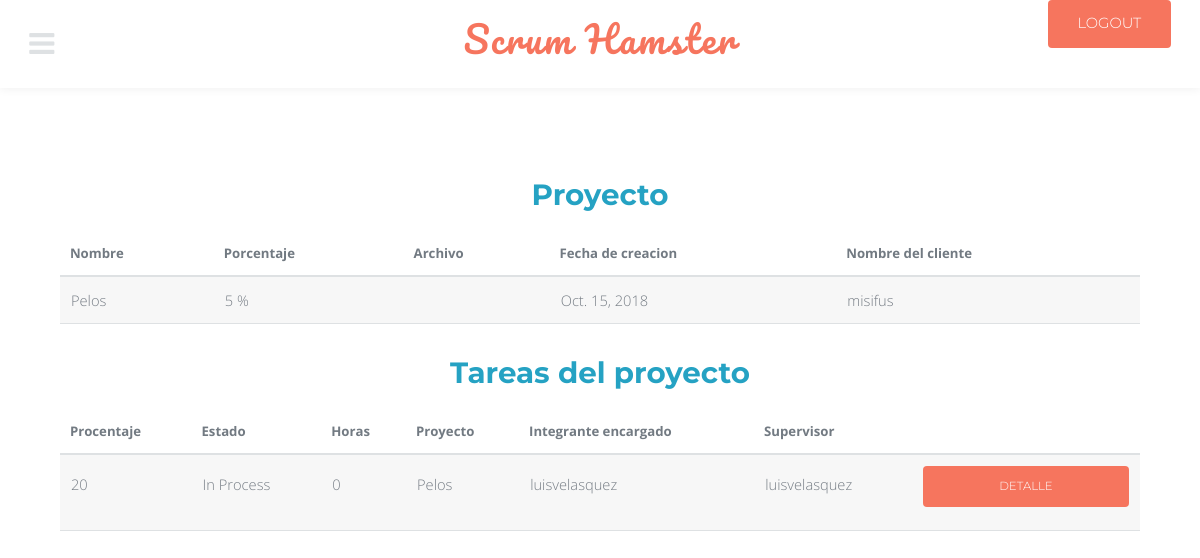
Before: /project_tasks/1/ (signed in) with the older database file.
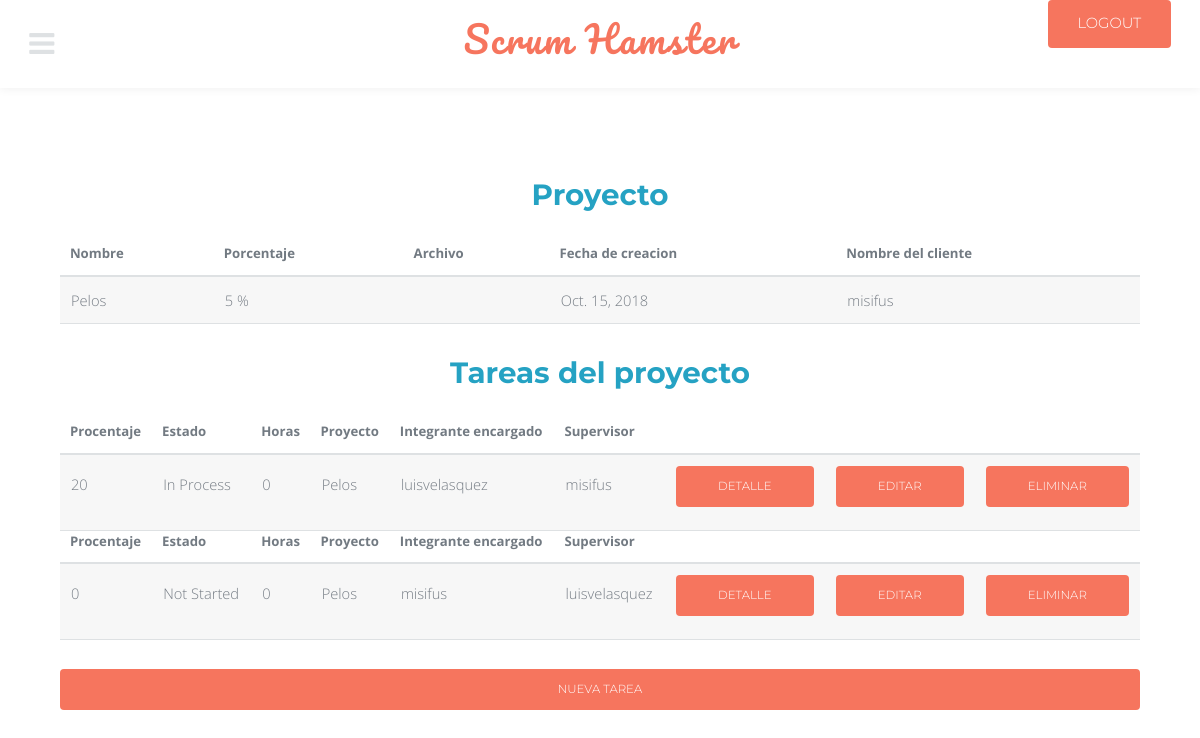
After: the same page with the newer database file.
### modules/models.py (models this page shows, shortened)
class task(models.Model):
    title = models.CharField(max_length = 50)
    percent = models.PositiveSmallIntegerField()
    state_choices = (
		('Not Started', 'Not Started'),
		('In Process', 'In Process'),
		('Finished', 'Finished'),
		)
    state = models.CharField(
		max_length = 12,
		choices = state_choices,
		default = 'Not Started',
		)
    hours = models.PositiveSmallIntegerField()
    project_id = models.ForeignKey(project, on_delete = models.CASCADE)
    user_in_charge = models.ForeignKey(User, on_delete = models.CASCADE, related_name = 'in_charge')
    user_supervisor = models.ForeignKey(User, on_delete = models.CASCADE, related_name = 'supervisor')

class project(models.Model):
    name = models.CharField(max_length = 75)
    percent = models.PositiveSmallIntegerField()
    created_at = models.DateField(auto_now_add = True)
    file = models.URLField(blank = True)
    client_id = models.ForeignKey(client, on_delete = models.CASCADE)
    def __str__(self):
        return '%s' % (self.name)

class rol(models.Model):
    rol_choices = (
		('Scrum Master', 'Scrum Master'),
		('Product Owner', 'Product Owner'),
		('Team/Developer', 'Team/Developer'),
		)
    rol = models.CharField(
		max_length = 15,
		choices = rol_choices,
		default = 'Team/Developer',
		)
    project_id = models.ForeignKey(project, on_delete = models.CASCADE)
    user_id = models.ForeignKey(User, on_delete = models.CASCADE)

### modules/views.py (the view)
# urls.py: path('project_tasks/<int:id>/', project_tasks, name = 'project_tasks'),
@login_required
def project_tasks(request, id):
    data_ = project.objects.get(id = id)
    data = task.objects.filter(project_id = id)
    rol_ = rol.objects.filter(project_id = id)
    return render(request, 'project/project_tasks.html', {'data_': data_,'data': data, 'rol_': rol_})

### modules/models.py (called while the page is built)
    def __str__(self):
        return '%s' % (self.name)

### modules/templates/project/project_tasks.html
{% extends 'base.html' %}
{% block cont %}
<h1>Proyecto</h1>
<table>
	<thead>
		<tr>
			<th>Nombre</th>
			<th>Porcentaje</th>
			<th>Archivo</th>
			<th>Fecha de creacion</th>
			<th>Nombre del cliente</th>
		</tr>
	</thead>
<div>
	<tr>
    	<td>{{ data_.name }}</td>
		<td>{{ data_.percent }} %</td>
		<td>{{ data_.file }}</td>
		<td>{{ data_.created_at }}</td>
		<td>{{ data_.client_id }}</td>
	</tr>
</div>
</table>
<h1>Tareas del proyecto</h1>
<table border="10">
{% for i in data %}
<div>
	<thead>
		<th>Procentaje</th>
		<th>Estado</th>
		<th>Horas</th>
		<th>Proyecto</th>
		<th>Integrante encargado</th>
		<th>Supervisor</th>
	</thead>
</div>
	<tr>
		<td>{{ i.percent }}</td>
		<td>{{ i.state }}</td>
		<td>{{ i.hours }}</td>
		<td>{{ i.project_id }}</td>
		<td>{{ i.user_in_charge }}</td>
		<td>{{ i.user_supervisor }}</td>
		<td>
			<a href="{% url 'view_task' i.id %}" class="button fit small">Detalle</a>
		</td>
{% for r in rol_ %}
	{% if user == r.user_id %}
		{% if r.rol == 'Scrum Master' %}
			{% if r.project_id == data_ %}
				<td>
					<a href="{% url 'update_task' i.id %}" class="button fit small">Editar</a>
				</td>
				<td>
					<a href="{% url 'delete_task' i.id %}" class="button fit small">Eliminar</a>
				</td>
			{% endif %}
		{% endif %}
	{% endif %}
{% endfor %}
	</tr>
{% endfor %}
</table>
{% for r in rol_ %}
	{% if user == r.user_id %}
		{% if r.rol == 'Scrum Master' %}
			{% if r.project_id == data_ %}
				<a href="{% url 'create_task' %}" class="button fit small">Nueva Tarea</a>
			{% endif %}
		{% endif %}
	{% endif %}
{% endfor %}
{% endblock %}

Changed rows visible on the page:
changed task "In Process": user_supervisor "luisvelasquez" → "misifus"
added rol: rol "EDITAR"
added task: percent "0", state "Not Started", hours "0", project_id "Pelos", user_in_charge "misifus", user_supervisor "luisvelasquez"
